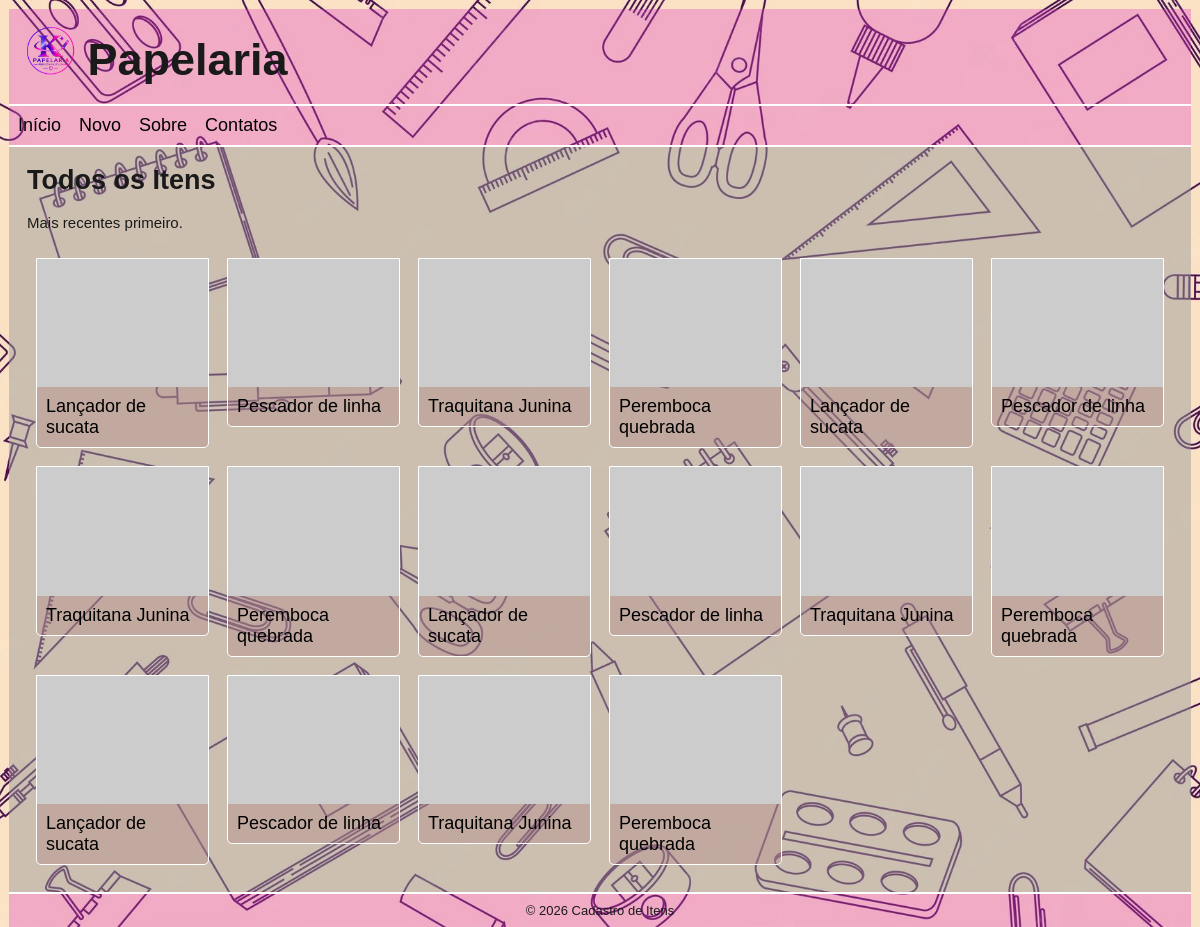
The page / on the database its author committed.
### tables this page shows
CREATE TABLE thing (
    id INTEGER PRIMARY KEY AUTOINCREMENT,
    created_at TEXT DEFAULT CURRENT_TIMESTAMP,
    name TEXT,
	description TEXT,
    location TEXT, 
	photo TEXT,
	status TEXT CHECK (status IN ('on', 'off', 'del')) DEFAULT 'on'
);

### app.py (the view)
@app.route("/")
def index():
    page = request.args.get("p", 1, type=int)
    per_page = 18
    offset = (page - 1) * per_page
    with sqlite3.connect('database.db') as conn:
        conn.row_factory = sqlite3.Row
        contents = conn.execute("""
            SELECT id, name, photo
            FROM thing
            WHERE status = 'on'
            ORDER BY created_at DESC
            LIMIT ? OFFSET ?
        """, (per_page, offset)).fetchall()
        total = conn.execute("""
            SELECT COUNT(*)
            FROM thing
            WHERE status = 'on'
        """).fetchone()[0]
    pages = (total + per_page - 1) // per_page
    return render_template(
        'index.html',
        contents=contents,
        total=total,
        page=page,
        pages=pages,
        page_css='index.css'
    )

### templates/index.html (shortened to what this page needs)
{% extends '_base.html' %}
{% block main %}
<section>
    <h2>Todos os Itens</h2>
    <small>Mais recentes primeiro.</small>
    {% if total > 0 %}
    <div class="grid">
        {% for content in contents %}
        <div class="cell">
            <div class="card">
                <div class="card-image"><img src="{{ content.photo }}" alt="{{ content.name }}"></div>
                <div class="card-body"><a href="{{ url_for('view', thing_id=content.id) }}">{{ content.name }}</a></div>
            </div>
        </div>
        {% endfor %}
    </div>
    {% else %}
    <p>
        Nenhum Item cadastrado ainda!
        <a href="{{ url_for('new_thing') }}">Cadastre um Item</a>
    </p>
    {% endif %}
</section>
{% endblock %}

### templates/_base.html (shortened to what this page needs)
<!DOCTYPE html>
<html lang="pt-BR">
<head>
    <link rel="stylesheet" href="{{ url_for('static', filename='css/base.css') }}">
    {% if page_css %}
    <link rel="stylesheet" href="{{ url_for('static', filename='css/' + page_css) }}">
    {% endif %}
</head>
<body>
    <div id="wrap">
        <header>
            <h1><img src="{{ url_for('static', filename='img/logo.png') }}" alt="K Papelaria" height="48"> Papelaria </h1>
        </header>
        <nav>
            <a href="{{ url_for('index') }}">Início</a>
            <a href="{{ url_for('new_thing') }}">Novo</a>
            <a href="{{ url_for('about') }}">Sobre</a>
            <a href="{{ url_for('contacts') }}">Contatos</a>
        </nav>
        <main>
            {% block main %}{% endblock %}
        </main>
        <footer>&copy; 2026 Cadastro de Itens</footer>
    </div>
</body>
</html>

### static/css/base.css (style rules this page uses)
* { box-sizing: border-box; }
body, html { position: relative; font-family: sans-serif; font-size: 18px; margin: 0; padding: 0; height: 100%; }
body { padding: .5rem; color: #1a1a1a; background-color: #222; background-image: url('/static/img/bg01.jpg'); background-position: center; background-repeat: no-repeat; background-size: cover; background-attachment: fixed; }
a { color: rgb(0, 0, 0); text-decoration: none; }
h1 { font-size: clamp(1.6rem, 5vw, 2.5rem); margin: 0; padding: 1rem; padding-bottom: 1rem; }
#wrap { position: relative; width: 100%; max-width: 1400px; margin: auto; height: 100%; display: flex; flex-direction: column; }
#wrap>header { background-color: #dd3fc654; }
#wrap>main { background-color: rgba(155, 155, 155, 0.49); flex-grow: 1; }
main>section, main>article { padding: 1rem; }
main>section h2:first-child, main>article h2:first-child { margin: 0; }
#wrap>nav { border-top: 2px solid rgb(255, 255, 255); border-bottom: 2px solid rgb(255, 255, 255); display: flex; align-items: center; background-color: #dd3fc654; }
#wrap>nav a { padding: 0.5rem; }
#wrap>footer { border-top: 2px solid rgb(255, 255, 255); text-align: center; padding: 0.5rem; font-size: small; background-color: #dd3fc654; }
.grid { display: grid; grid-template-columns: repeat(1, 1fr); }
@media (min-width: 426px) { .grid { grid-template-columns: repeat(2, 1fr); } }
@media (min-width: 576px) { .grid { grid-template-columns: repeat(3, 1fr); } }
@media (min-width: 768px) { .grid { grid-template-columns: repeat(4, 1fr); } }
@media (min-width: 992px) { .grid { grid-template-columns: repeat(5, 1fr); } }
@media (min-width: 1200px) { .grid { grid-template-columns: repeat(6, 1fr); } }
.cell { padding: .5rem; }
.card { border: 1px solid rgb(255, 255, 255); background-color: #b0878761; border-radius: 0 0 5px 5px; }
.card-image { width: 100%; aspect-ratio: 4 / 3; border-bottom: 1px solid #ccc; background-size: cover; background-position: center; background-repeat: no-repeat; object-fit: cover; }
.card-image img { display: block; width: 100%; height: 100%; object-fit: cover; }
.card-body { padding: .5rem; }

### static/css/index.css (style rules this page uses)
section>small { display: block; margin: 1rem 0; }

### rows shown on the page
thing: name "Lançador de sucata"
thing: name "Pescador de linha"
thing: name "Traquitana Junina"
thing: name "Peremboca quebrada"
thing: name "Lançador de sucata"
thing: name "Pescador de linha"
thing: name "Traquitana Junina"
thing: name "Peremboca quebrada"
thing: name "Lançador de sucata"
thing: name "Pescador de linha"
thing: name "Traquitana Junina"
thing: name "Peremboca quebrada"
thing: name "Lançador de sucata"
thing: name "Pescador de linha"
thing: name "Traquitana Junina"
thing: name "Peremboca quebrada"
